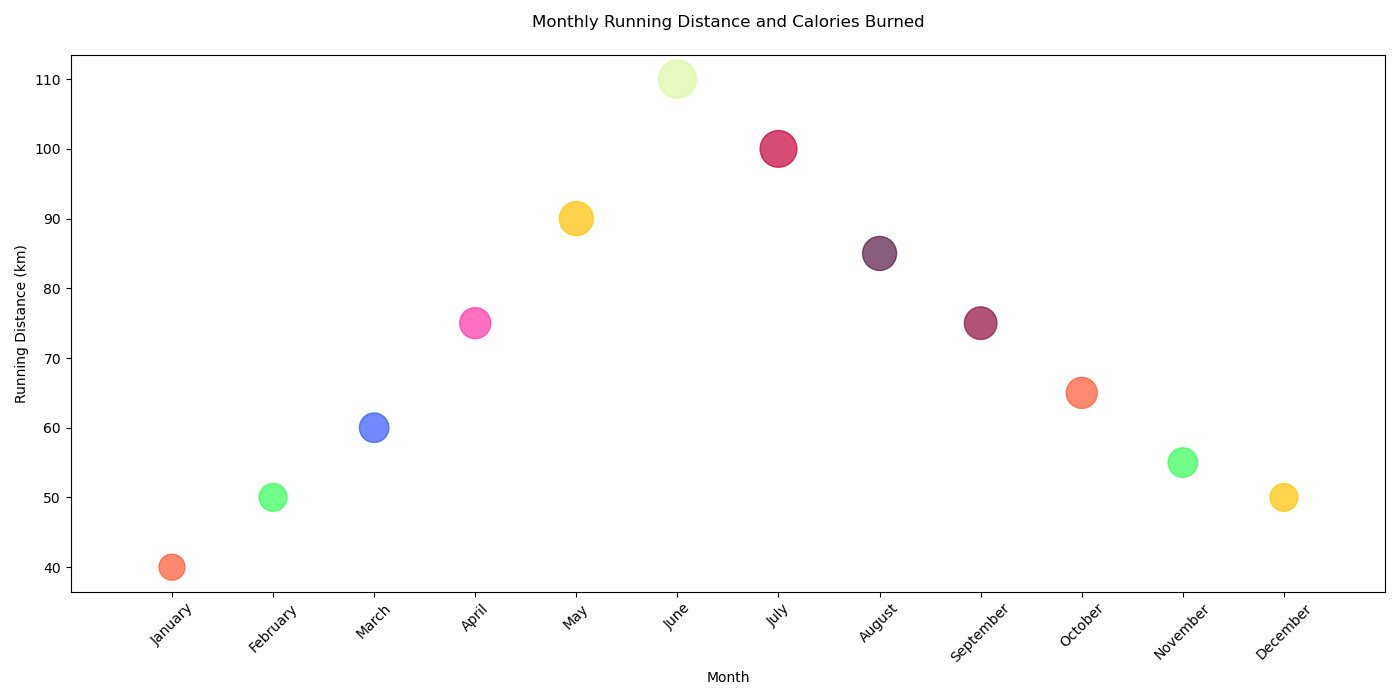

Write Python code to recreate this figure.

import matplotlib.pyplot as plt

months = ['January', 'February', 'March', 'April', 'May', 'June', 
          'July', 'August', 'September', 'October', 'November', 'December']
running_distance = [40, 50, 60, 75, 90, 110, 100, 85, 75, 65, 55, 50]
calories_burned = [350, 400, 450, 500, 600, 750, 700, 600, 550, 500, 450, 400]

month_numbers = [i+1 for i, _ in enumerate(months)]

plt.figure(figsize=(14, 7))
plt.scatter(month_numbers, running_distance, c=['#FF5733', '#33FF57', '#3357FF', '#FF33A6',
                                                '#FFC300', '#DAF7A6', '#C70039', '#581845',
                                                '#900C3F', '#FF5733', '#33FF57', '#FFC300'],
            s=calories_burned, alpha=0.7)

plt.xticks(month_numbers, months, rotation=45)
plt.xlabel('Month')
plt.ylabel('Running Distance (km)')
plt.title('Monthly Running Distance and Calories Burned', pad=20)
plt.xlim(0, 13)

plt.tight_layout()
plt.show()
